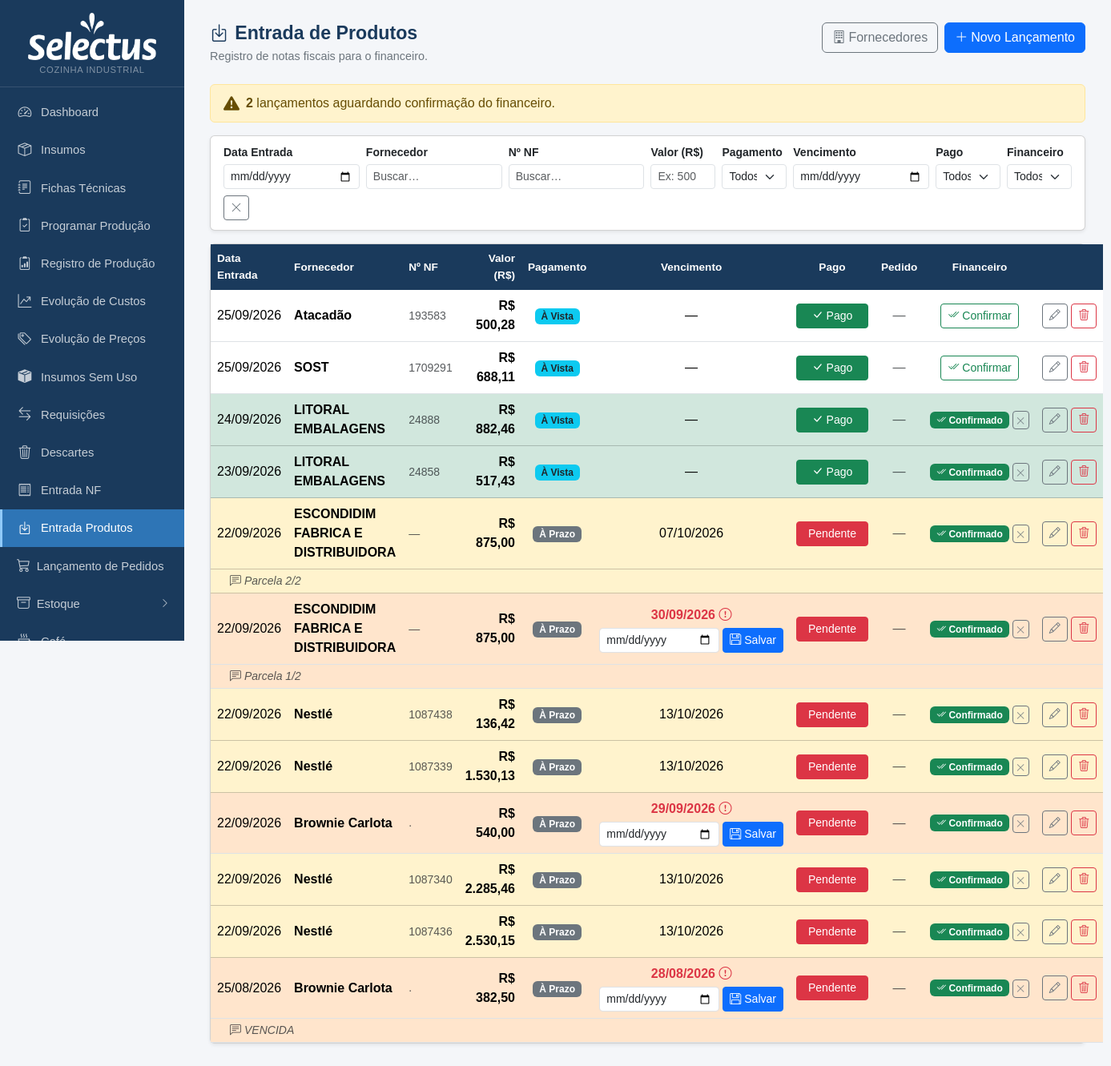
The app's page /entrada-produtos, older data.
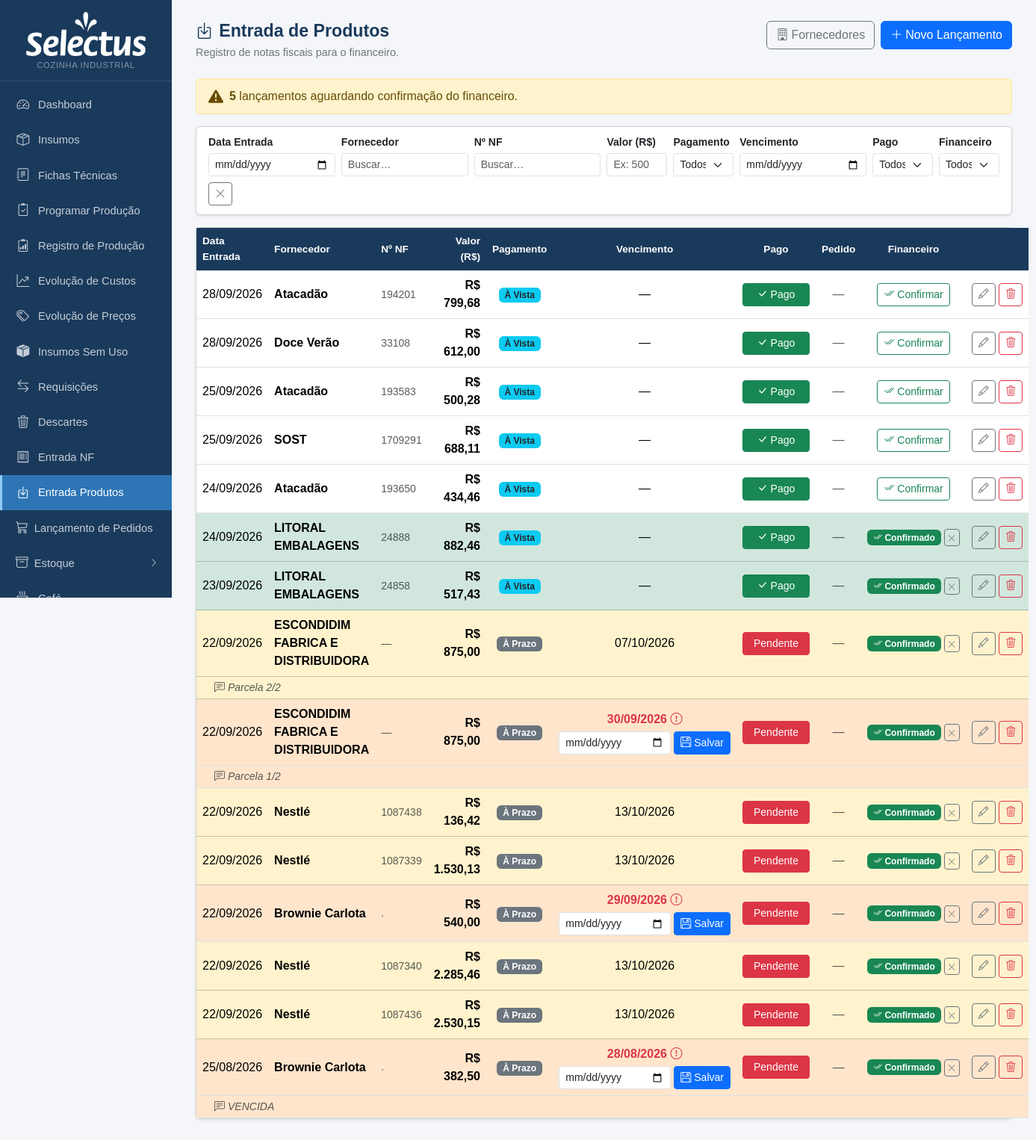
The same page, newer data.
### tables this page shows
CREATE TABLE ep_lancamentos (
            id                  INTEGER PRIMARY KEY AUTOINCREMENT,
            fornecedor_id       INTEGER NOT NULL,
            data_entrada        TEXT NOT NULL,
            numero_nf           TEXT,
            valor               REAL NOT NULL,
            tipo_pagamento      TEXT NOT NULL DEFAULT 'prazo',
            data_vencimento     TEXT,
            pago                INTEGER NOT NULL DEFAULT 0,
            confirmado_fin      INTEGER NOT NULL DEFAULT 0,
            confirmado_fin_em   TEXT,
            obs                 TEXT,
            criado_em           TEXT DEFAULT (datetime('now','localtime')), pedido_id INTEGER REFERENCES pedidos(id), data_prevista_pgto TEXT,
            FOREIGN KEY (fornecedor_id) REFERENCES ep_fornecedores(id)
        );

CREATE TABLE ep_fornecedores (
            id   INTEGER PRIMARY KEY AUTOINCREMENT,
            nome TEXT NOT NULL UNIQUE,
            ativo INTEGER NOT NULL DEFAULT 1
        , tipo TEXT DEFAULT 'custo');

### app.py (the view)
@app.route('/entrada-produtos')
def ep_lista():
    from datetime import date as _date
    db = get_db()
    for col_sql in [
        'ALTER TABLE ep_lancamentos ADD COLUMN pedido_id INTEGER REFERENCES pedidos(id)',
        'ALTER TABLE ep_lancamentos ADD COLUMN data_prevista_pgto TEXT',
    ]:
        try:
            db.execute(col_sql); db.commit()
        except Exception:
            pass
    try:
        rows = db.execute('''
            SELECT l.*, f.nome AS fornecedor_nome,
                   p.data_prevista AS ped_data, p.valor_previsto AS ped_valor
            FROM ep_lancamentos l
            JOIN ep_fornecedores f ON f.id = l.fornecedor_id
            LEFT JOIN pedidos p ON p.id = l.pedido_id
            ORDER BY l.data_entrada DESC, l.id DESC
        ''').fetchall()
    except Exception:
        rows = db.execute('''
            SELECT l.*, f.nome AS fornecedor_nome
            FROM ep_lancamentos l
            JOIN ep_fornecedores f ON f.id = l.fornecedor_id
            ORDER BY l.data_entrada DESC, l.id DESC
        ''').fetchall()
    lancamentos = [{**dict(r), 'data_prevista_pgto': dict(r).get('data_prevista_pgto')} for r in rows]
    pendentes = sum(1 for r in lancamentos if not r['confirmado_fin'])
    db.close()
    return render_template('ep_lista.html', lancamentos=lancamentos, pendentes=pendentes,
                           hoje=str(_date.today()))

### templates/ep_lista.html (shortened to what this page needs)
{% extends "base.html" %}
{% block content %}
<div class="page-header d-flex justify-content-between align-items-start flex-wrap gap-2">
  <div>
    <h1><i class="bi bi-box-arrow-in-down me-2"></i>Entrada de Produtos</h1>
    <p class="mb-0">Registro de notas fiscais para o financeiro.</p>
  </div>
  <div class="d-flex gap-2">
    <a href="{{ url_for('ep_fornecedores') }}" class="btn btn-outline-secondary">
      <i class="bi bi-building me-1"></i>Fornecedores
    </a>
    <a href="{{ url_for('ep_novo') }}" class="btn btn-primary">
      <i class="bi bi-plus-lg me-1"></i>Novo Lançamento
    </a>
  </div>
</div>
{% if pendentes > 0 %}
<div class="alert alert-warning d-flex align-items-center gap-2 py-2">
  <i class="bi bi-exclamation-triangle-fill fs-5"></i>
  <span><strong>{{ pendentes }}</strong> lançamento{{ 's' if pendentes > 1 }} aguardando confirmação do financeiro.</span>
</div>
{% endif %}
<div class="card shadow-sm mb-3">
  <div class="card-body py-2">
    <div class="row g-2 align-items-end">
      <div class="col-sm-6 col-md-2">
        <label class="form-label small fw-semibold mb-1">Data Entrada</label>
        <input type="date" id="f_data" class="form-control form-control-sm" onchange="filtrar()">
      </div>
      <div class="col-sm-6 col-md-2">
        <label class="form-label small fw-semibold mb-1">Fornecedor</label>
        <input type="text" id="f_fornecedor" class="form-control form-control-sm" placeholder="Buscar…" oninput="filtrar()">
      </div>
      <div class="col-sm-6 col-md-2">
        <label class="form-label small fw-semibold mb-1">Nº NF</label>
        <input type="text" id="f_nf" class="form-control form-control-sm" placeholder="Buscar…" oninput="filtrar()">
      </div>
      <div class="col-sm-6 col-md-1">
        <label class="form-label small fw-semibold mb-1">Valor (R$)</label>
        <input type="text" id="f_valor" class="form-control form-control-sm" placeholder="Ex: 500" oninput="filtrar()">
      </div>
      <div class="col-sm-6 col-md-1">
        <label class="form-label small fw-semibold mb-1">Pagamento</label>
        <select id="f_pagamento" class="form-select form-select-sm" onchange="filtrar()">
          <option value="">Todos</option>
        </select>
      </div>
      <div class="col-sm-6 col-md-2">
        <label class="form-label small fw-semibold mb-1">Vencimento</label>
        <input type="date" id="f_vencimento" class="form-control form-control-sm" onchange="filtrar()">
      </div>
      <div class="col-sm-6 col-md-1">
        <label class="form-label small fw-semibold mb-1">Pago</label>
        <select id="f_pago" class="form-select form-select-sm" onchange="filtrar()">
          <option value="">Todos</option>
        </select>
      </div>
      <div class="col-sm-6 col-md-1">
        <label class="form-label small fw-semibold mb-1">Financeiro</label>
        <select id="f_fin" class="form-select form-select-sm" onchange="filtrar()">
          <option value="">Todos</option>
        </select>
      </div>
      <div class="col-auto">
        <button class="btn btn-sm btn-outline-secondary" onclick="limparFiltros()" title="Limpar filtros">
          <i class="bi bi-x-lg"></i>
        </button>
      </div>
    </div>
  </div>
</div>
{% if not lancamentos %}
<div class="alert alert-info">Nenhum lançamento registrado ainda.</div>
{% else %}
<div class="card shadow-sm">
  <div class="card-body p-0">
    <table class="table table-hover mb-0 align-middle" id="tabela_ep">
      <thead class="table-dark">
        <tr>
          <th>Data Entrada</th>
          <th>Fornecedor</th>
          <th>Nº NF</th>
          <th class="text-end">Valor (R$)</th>
          <th class="text-center">Pagamento</th>
          <th class="text-center">Vencimento</th>
          <th class="text-center">Pago</th>
          <th class="text-center">Pedido</th>
          <th class="text-center">Financeiro</th>
          <th></th>
        </tr>
      </thead>
      <tbody>
        {% for l in lancamentos %}
        {% set vencida = l.tipo_pagamento == 'prazo' and l.data_vencimento and l.data_vencimento < hoje and not l.pago and not l['data_prevista_pgto'] %}
        {% set row_class = 'table-success' if l.confirmado_fin and l.pago else ('row-vencida' if vencida else ('table-warning' if l.confirmado_fin else '')) %}
        <tr class="{{ row_class }}"
            data-data="{{ l.data_entrada or '' }}"
            data-fornecedor="{{ l.fornecedor_nome | lower }}"
            data-nf="{{ l.numero_nf or '' | lower }}"
            data-valor="{{ l.valor }}"
            data-pagamento="{{ l.tipo_pagamento or '' }}"
            data-vencimento="{{ l.data_vencimento or '' }}"
            data-pago="{{ '1' if l.pago else '0' }}"
            data-fin="{{ '1' if l.confirmado_fin else '0' }}">
          <td class="text-nowrap">{{ l.data_entrada | data_br }}</td>
          <td class="fw-semibold">{{ l.fornecedor_nome }}</td>
          <td class="text-muted small">{{ l.numero_nf or '—' }}</td>
          <td class="text-end fw-semibold">R$ {{ '{:,.2f}'.format(l.valor).replace(',', 'X').replace('.', ',').replace('X', '.') }}</td>
          <td class="text-center">
            {% if l.tipo_pagamento == 'vista' %}
              <span class="badge bg-info text-dark">À Vista</span>
            {% else %}
              <span class="badge bg-secondary">À Prazo</span>
            {% endif %}
          </td>
          <td class="text-center text-nowrap">
            {% if l['data_prevista_pgto'] %}
              <span class="fw-semibold text-primary" title="Previsto: {{ l['data_prevista_pgto'] | data_br }} · Venc. orig.: {{ l.data_vencimento | data_br }}">
                <i class="bi bi-calendar-check me-1"></i>{{ l['data_prevista_pgto'] | data_br }}
              </span>
              <div class="small text-muted" style="font-size:.7rem">orig: {{ l.data_vencimento | data_br }}</div>
            {% elif vencida %}
              <span class="fw-semibold text-danger">{{ l.data_vencimento | data_br }} <i class="bi bi-exclamation-circle"></i></span>
              <form method="POST" action="{{ url_for('ep_set_prevista', id=l.id) }}"
                    class="d-flex gap-1 mt-1">
                <input type="date" name="data_prevista_pgto" class="form-control form-control-sm" style="width:150px" required>
                <button type="submit" class="btn btn-sm btn-primary">
                  <i class="bi bi-floppy me-1"></i>Salvar
                </button>
              </form>
            {% else %}
              {{ l.data_vencimento | data_br }}
            {% endif %}
          </td>
          <td class="text-center">
            <form method="POST" action="{{ url_for('ep_toggle_pago', id=l.id) }}" class="d-inline">
              <button type="submit" class="btn btn-sm {{ 'btn-success' if l.pago else 'btn-danger' }}"
                      style="min-width:90px">
                {% if l.pago %}
                  <i class="bi bi-check-lg me-1"></i>Pago
                {% else %}
                  Pendente
                {% endif %}
              </button>
            </form>
          </td>
          <td class="text-center">
            {% if l['pedido_id'] %}
              <a href="{{ url_for('pedidos_lista') }}" class="badge bg-warning text-dark text-decoration-none"
                 title="Pedido vinculado{{ ' · Entrega: ' + l['ped_data'] if l['ped_data'] else '' }}">
                <i class="bi bi-cart3 me-1"></i>#{{ l['pedido_id'] }}
              </a>
            {% else %}
              <span class="text-muted">—</span>
            {% endif %}
          </td>
          <td class="text-center">
            {% if l.confirmado_fin %}
              <div class="d-flex align-items-center gap-1 justify-content-center">
                <span class="badge bg-success" title="Confirmado em {{ l.confirmado_fin_em }}">
                  <i class="bi bi-check2-all"></i> Confirmado
                </span>
                <form method="POST" action="{{ url_for('ep_desconfirmar', id=l.id) }}" class="d-inline">
                  <button type="submit" class="btn btn-sm btn-outline-secondary py-0 px-1" title="Desfazer confirmação"
                          onclick="return confirm('Desfazer confirmação do financeiro?')">
                    <i class="bi bi-x-lg" style="font-size:.7rem"></i>
                  </button>
                </form>
              </div>
            {% else %}
              <form method="POST" action="{{ url_for('ep_confirmar', id=l.id) }}" class="d-inline">
                <button type="submit" class="btn btn-sm btn-outline-success">
                  <i class="bi bi-check2-all me-1"></i>Confirmar
                </button>
              </form>
            {% endif %}
          </td>
          <td class="text-end text-nowrap">
            <a href="{{ url_for('ep_editar', id=l.id) }}" class="btn btn-sm btn-outline-secondary">
              <i class="bi bi-pencil"></i>
            </a>
            <form method="POST" action="{{ url_for('ep_excluir', id=l.id) }}" class="d-inline"
                  onsubmit="return confirm('Excluir este lançamento?')">
              <button type="submit" class="btn btn-sm btn-outline-danger">
                <i class="bi bi-trash3"></i>
              </button>
            </form>
          </td>
        </tr>
        {% if l.obs %}
        <tr class="obs-row {{ 'table-success' if l.confirmado_fin and l.pago else ('row-vencida' if vencida else ('table-warning' if l.confirmado_fin else 'table-light')) }}">
          <td colspan="10" class="py-1 ps-4 small text-muted fst-italic">
            <i class="bi bi-chat-left-text me-1"></i>{{ l.obs }}
          </td>
        </tr>
        {% endif %}
        {% endfor %}
      </tbody>
    </table>
  </div>
</div>
{% endif %}
{% endblock %}

### templates/base.html (shortened to what this page needs)
<!DOCTYPE html>
<html lang="pt-BR">
<head>
  <link href="https://cdn.jsdelivr.net/npm/bootstrap@5.3.3/dist/css/bootstrap.min.css" rel="stylesheet">
  <link href="https://cdn.jsdelivr.net/npm/bootstrap-icons@1.11.3/font/bootstrap-icons.min.css" rel="stylesheet">
</head>
<body>
<div id="sidebar">
  <div class="brand text-center" style="padding:16px 12px 12px">
    <img src="{{ url_for('static', filename='logo.png') }}" alt="Mercado Selectus"
         style="max-width:160px;width:100%;filter:brightness(0) invert(1)">
    <span style="font-size:.7rem;color:rgba(255,255,255,.45);display:block;margin-top:4px;letter-spacing:.06em;text-transform:uppercase">Cozinha Industrial</span>
  </div>
  <nav class="mt-2">
    <a href="{{ url_for('index') }}" class="{{ 'active' if request.endpoint == 'index' }}">
      <i class="bi bi-speedometer2"></i> Dashboard
    </a>
    <a href="{{ url_for('insumos_lista') }}" class="{{ 'active' if 'insumo' in request.endpoint }}">
      <i class="bi bi-box-seam"></i> Insumos
    </a>
    <a href="{{ url_for('fichas_lista') }}" class="{{ 'active' if 'ficha' in request.endpoint }}">
      <i class="bi bi-journal-text"></i> Fichas Técnicas
    </a>
    <a href="{{ url_for('producao') }}" class="{{ 'active' if request.endpoint == 'producao' }}">
      <i class="bi bi-clipboard2-check"></i> Programar Produção
    </a>
    <a href="{{ url_for('registro_lista') }}" class="{{ 'active' if 'registro' in request.endpoint }}">
      <i class="bi bi-clipboard2-data"></i> Registro de Produção
    </a>
    <a href="{{ url_for('fichas_evolucao_custos') }}" class="{{ 'active' if request.endpoint == 'fichas_evolucao_custos' }}">
      <i class="bi bi-graph-up-arrow"></i> Evolução de Custos
    </a>
    <a href="{{ url_for('insumos_evolucao_precos') }}" class="{{ 'active' if request.endpoint == 'insumos_evolucao_precos' }}">
      <i class="bi bi-tags"></i> Evolução de Preços
    </a>
    <a href="{{ url_for('insumos_sem_uso') }}" class="{{ 'active' if request.endpoint == 'insumos_sem_uso' }}">
      <i class="bi bi-box-seam-fill"></i> Insumos Sem Uso
    </a>
    <a href="{{ url_for('requisicoes_lista') }}" class="{{ 'active' if 'requisicao' in request.endpoint }}">
      <i class="bi bi-arrow-left-right"></i> Requisições
    </a>
    <a href="{{ url_for('descartes_lista') }}" class="{{ 'active' if 'descarte' in request.endpoint }}">
      <i class="bi bi-trash3"></i> Descartes
    </a>
    <a href="{{ url_for('nf_lista') }}" class="{{ 'active' if 'nf' in request.endpoint }}">
      <i class="bi bi-receipt"></i> Entrada NF
    </a>
    <a href="{{ url_for('ep_lista') }}" class="{{ 'active' if 'ep_' in request.endpoint }}">
      <i class="bi bi-box-arrow-in-down"></i> Entrada Produtos
    </a>
    <a href="{{ url_for('pedidos_lista') }}" class="{{ 'active' if 'pedidos' in request.endpoint }}" style="justify-content:space-between">
      <span><i class="bi bi-cart3 me-2"></i>Lançamento de Pedidos</span>
    </a>
    {% set estoque_open = request.endpoint in ('alertas', 'estoque_pdv', 'estoque_consolidado', 'estoque_semana', 'estoque_reposicao') %}
    {% set revenda_open = request.endpoint in ('estoque_pdv', 'estoque_consolidado', 'estoque_semana', 'estoque_reposicao') %}
    <button class="sidebar-group-toggle d-flex align-items-center justify-content-between w-100"
            type="button"
            data-bs-toggle="collapse" data-bs-target="#sub-estoque"
            aria-expanded="{{ 'true' if estoque_open else 'false' }}">
      <span><i class="bi bi-archive me-2"></i>Estoque</span>
      <i class="bi bi-chevron-{{ 'down' if estoque_open else 'right' }}" style="font-size:.75rem"></i>
    </button>
    <a href="{{ url_for('cafe_lista') }}" class="{{ 'active' if 'cafe' in request.endpoint }}">
      <i class="bi bi-cup-hot"></i> Café
    </a>
  </nav>
</div>
<div id="main">
  {% block content %}{% endblock %}
</div>
</body>
</html>

Row changes from the older to the newer data that the page shows:
added ep_lancamentos: data_entrada|data_br "28/09/2026", fornecedor_nome "Atacadão", numero_nf "194201", valor "799,68", tipo_pagamento "À Vista", data_vencimento|data_br "—", pago 1 (drawn)
added ep_lancamentos: data_entrada|data_br "28/09/2026", fornecedor_nome "Doce Verão", numero_nf "33108", valor "612,00", tipo_pagamento "À Vista", data_vencimento|data_br "—", pago 1 (drawn)
added ep_lancamentos: data_entrada|data_br "24/09/2026", fornecedor_nome "Atacadão", numero_nf "193650", valor "434,46", tipo_pagamento "À Vista", data_vencimento|data_br "—", pago 1 (drawn)
Text that changed along with them:
{{ pendentes }}: "2" → "5"
